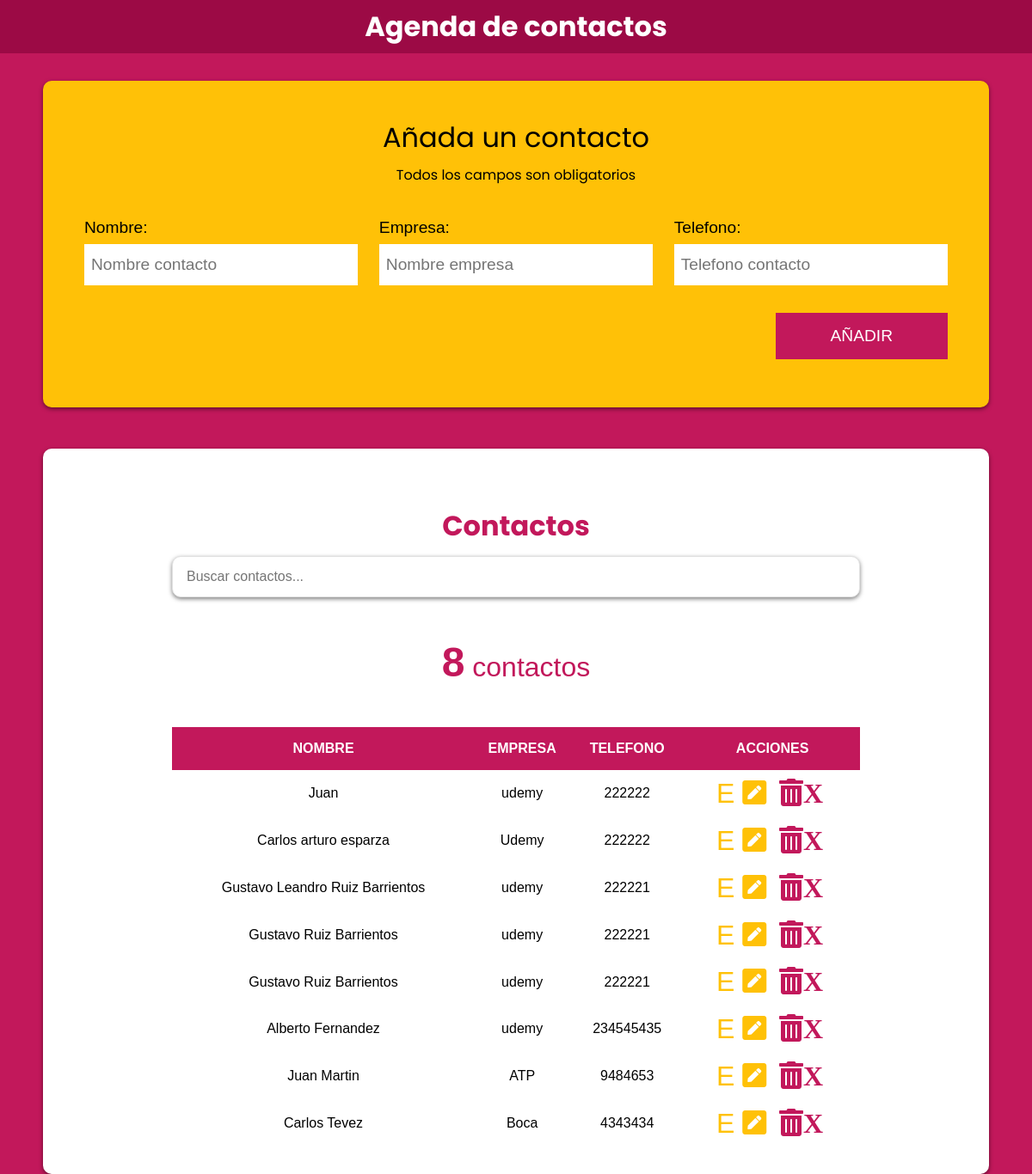
The page / on the database its author committed.
### tables this page shows
CREATE TABLE `contactos` (
  `id` int(11) NOT NULL,
  `nombre` varchar(60) NOT NULL,
  `empresa` varchar(50) NOT NULL,
  `telefono` varchar(15) NOT NULL
);

### inc/funciones/funciones.php (called while the page is built, shortened)
<?php
function obtenerContactos(){
    include 'db.php';
    try {
        $consulta="SELECT * FROM contactos";
        return $db->query($consulta);
    } catch (Exception $e) {
        echo "Error!!". $e->getMessage(). "<br>";
        return false;
    }
}

### index.php (the view)
<?php
    include 'inc/funciones/funciones.php';
    include 'inc/layout/header.php';
?>
<div class="contenedor-barra">
    <h1>Agenda de contactos</h1>
</div>
<div class="bg-amarillo contenedor sombra">
    <form id="contacto" action="#">
        <div class="legend">Añada un contacto <span>Todos los campos son obligatorios</span></div>
        <?php include 'inc/layout/formulario.php';?>
    </form>
</div>
<div class="bg-blanco contenedor sombra contactos">
    <div class="contenedor-contactos">
        <h2>Contactos</h2>
        <input type="text" id="buscar" class="buscador sombra" placeholder="Buscar contactos...">
        <p class="total-contactos"><span></span> contactos</p>
        <div class="contenedor-tabla">
            <table id="listado-contactos" class="listado-contactos">
                <thead>
                    <tr>
                        <th>Nombre</th>
                        <th>Empresa</th>
                        <th>Telefono</th>
                        <th>Acciones</th>
                    </tr>
                </thead>
                <tbody>
                    <?php $contactos= obtenerContactos();
                        if ($contactos->num_rows) {
                            foreach($contactos as $contacto){?>
                            <tr>
                                <td><?php echo $contacto['nombre'];?></td>
                                <td><?php echo $contacto['empresa'];?></td>
                                <td><?php echo $contacto['telefono'];?></td>
                                <td>
                                    <a href="editar.php?id=<?php echo $contacto['id'];?>" class="btn-editar btn">E
                                        <i class="fas fa-pen-square"></i>
                                    </a>
                                    <button data-id="<?php echo $contacto['id'];?>" type="button" class="btn-borrar btn">
                                        <i class="fas fa-trash-alt">X</i>
                                    </button>
                                </td>
                            </tr>
                    <?php  }
                        }
                    ?>
                </tbody>
            </table>
        </div>
    </div>
</div>
<?php include 'inc/layout/footer.php';?>

### inc/layout/header.php (shortened to what this page needs)
<!DOCTYPE html>
<html lang="en">
<head>
    <link rel="stylesheet" href="css/normalize.css">
    <link rel="stylesheet" href="https://use.fontawesome.com/releases/v5.4.1/css/all.css">
    <link rel="stylesheet" href="css/style.css">
</head>
<body>

### inc/layout/formulario.php (shortened to what this page needs)
<div class="campos">
            <div class="campo">
                <label for="nombre">Nombre:</label>
                <input type="text"
                       placeholder="Nombre contacto"
                       id="nombre"
                       value="<?php echo (isset($contacto['nombre'])) ? $contacto['nombre'] : '';?>"
                >
            </div>
            <div class="campo">
                <label for="empresa">Empresa:</label>
                <input type="text"
                       placeholder="Nombre empresa"
                       id="empresa"
                       value="<?php echo (isset($contacto['empresa'])) ? $contacto['empresa'] : '';?>"
                >
            </div>
            <div class="campo">
                <label for="telefono">Telefono:</label>
                <input type="tel"
                       placeholder="Telefono contacto"
                       id="telefono"
                       value="<?php echo (isset($contacto['telefono'])) ? $contacto['telefono'] : '';?>"
                >
            </div>
</div>
<div class="campo enviar">
    <?php
        $textoBtn= (isset($contacto['telefono'])) ? 'Guardar' : 'Añadir';
    ?>
        <input type="submit" value="<?php echo $textoBtn; ?>">
</div>

### inc/layout/footer.php (shortened to what this page needs)
</body>
</html>

### css/style.css (style rules this page uses)
:root { --primario: #C2185B; --secundario: #FFC107; --fuentePrimaria: 'Arial', Helvetica, sans-serif; --fuenteSecundaria: 'Poppins', sans-serif; --primarioOscuro: rgb(156, 10, 69); }
html { box-sizing: border-box; }
*, *:before, *:after { box-sizing: inherit; }
body { background-color: var(--primario); font-family: var(--fuentePrimaria); }
.bg-amarillo { background-color: var(--secundario); }
.bg-blanco { background-color: white; }
.contenedor { max-width: 1100px; margin: 0 auto; }
.sombra { -webkit-box-shadow: 0px 2px 5px 0px rgba(0,0,0,.5); -moz-box-shadow: 0px 2px 5px 0px rgba(0,0,0,.5); box-shadow: 0px 2px 5px 0px rgba(0,0,0,.5); border-radius: 10px; border-radius: 10px; }
h1, h2 { font-family: var(--fuenteSecundaria); text-align: center; margin: 0; }
h1 { padding: .8rem; color: white; }
h2 { font-size: 2rem; color: var(--primario); }
.contenedor-barra { background-color:var(--primarioOscuro); }
form { padding: 3rem; margin-top: 2rem; }
form .legend { font-family: var(--fuenteSecundaria); font-size: 2rem; text-align: center; }
.legend span { font-size: 1rem; margin-top: 1rem; clear: both; display: block; margin-bottom: 2rem; }
@media (min-width:768px) { .campos { display: flex; justify-content: space-between; } }
@media (min-width:768px) { .campo { flex: 0 0 calc(33.3% - 1rem); } }
.campo { padding: .5rem 0; }
.campo label { font-size: 1.2rem; }
.campo input[type="text"], .campo input[type="tel"] { width: 100%; border: none; padding: .5rem; height: 3rem ; margin-top: .5rem; font-size: 1.2rem; }
.enviar { display: flex; justify-content: flex-end; }
.enviar input[type="submit"] { background-color: var(--primario); border: none; color: white; padding: 1rem 4rem; text-transform: uppercase; margin-top: 1rem; font-size: 1.2rem; transition: background-color .5s ease-in-out; flex: 1; }
@media (min-width:768px) { .enviar input[type="submit"] { flex: 0 0 auto; } }
.contactos { padding: 2rem; margin-top: 3rem; }
.total-contactos { margin: 2rem 0; text-align: center; color: var(--primario); font-size: 2rem; font-family: var(--fuentePrimaria); }
.total-contactos span { font-size: 3rem; font-weight: 900; }
.contenedor-contactos { max-width: 800px; margin:2.5rem auto 0 auto; }
.buscador { width: 100%; height: 3rem; padding: 1rem; border: 1px solid #e1e1e1; margin:1rem 0; }
.contenedor-tabla { overflow: scroll; }
.listado-contactos { width: 100%; margin-top: 1rem; border-collapse: collapse; }
.listado-contactos thead { background-color: var(--primario); color: white; text-transform: uppercase; }
.listado-contactos thead th { padding: 1rem 0; }
.listado-contactos tbody td { padding: .5rem; text-align: center; }
.listado-contactos button { background-color: transparent!important; border: none; }
.btn { text-decoration: none; font-size: 2rem; }
.btn-editar { color: var(--secundario); }
.btn-borrar { color: var(--primario); }

### rows shown on the page
contactos: nombre "Juan", empresa "udemy", telefono "222222"
contactos: nombre "Carlos arturo esparza", empresa "Udemy", telefono "222222"
contactos: nombre "Gustavo Leandro Ruiz Barrientos", empresa "udemy", telefono "222221"
contactos: nombre "Gustavo Ruiz Barrientos", empresa "udemy", telefono "222221"
contactos: nombre "Gustavo Ruiz Barrientos", empresa "udemy", telefono "222221"
contactos: nombre "Alberto Fernandez", empresa "udemy", telefono "234545435"
contactos: nombre "Juan Martin", empresa "ATP", telefono "9484653"
contactos: nombre "Carlos Tevez", empresa "Boca", telefono "4343434"
